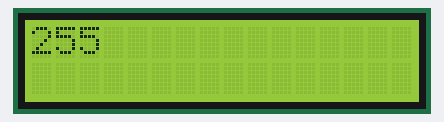
A sketch run on a simulated Arduino Uno, built with avr-gcc and run on an emulated ATmega328P. Shown: 16×2 character LCD.

Above: at 0.1 s.
At 2.1 s:
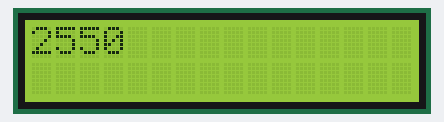

Measured:
- what the display in image 1 shows lasts 1.0 s, from 2.1 s to 3.1 s

The sketch:

_164test.ino
```cpp
#include <LiquidCrystal.h>
LiquidCrystal lcd(8, 9, 4, 5, 6, 7);


// shiftout
const int keypadOutputClockPin=A5;
const int keypadOutputDataPin=A4;

void setup()
{


 lcd.begin(16, 2);
  lcd.clear();

  lcd.print("164 test");
 pinMode(keypadOutputClockPin, OUTPUT); // make the clock pin an output
  pinMode(keypadOutputDataPin , OUTPUT); // make the data pin an output


}

void loop()
{
  lcd.clear();

      lcd.print("255");
      shiftOut(keypadOutputDataPin, keypadOutputClockPin, LSBFIRST,  255);
      delay(2000);
      lcd.print("0");
           shiftOut(keypadOutputDataPin, keypadOutputClockPin, LSBFIRST,  0);
      delay(1000);

}
```
